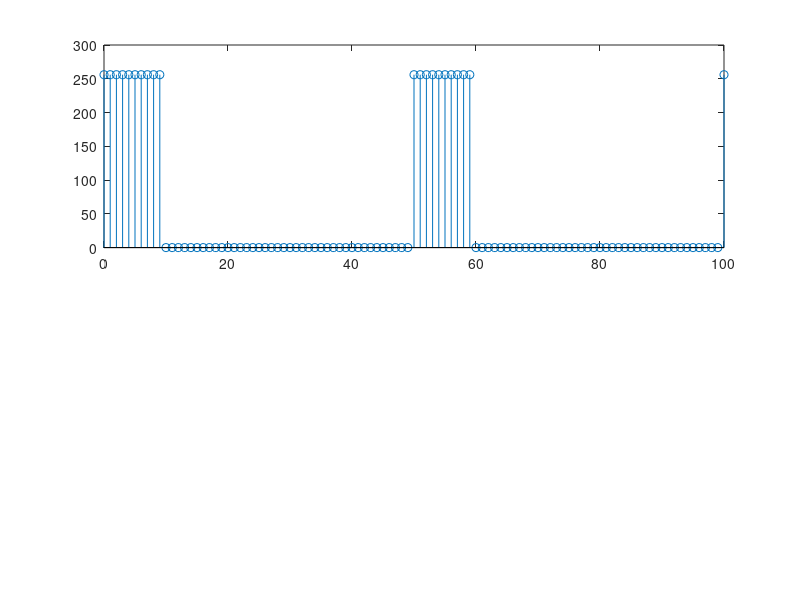

Source code (MATLAB): (Note: this script raises an error after producing the figure.)
% ./Ece4522/MatlabAssignment2/B1.m
% FIR System
%
% By: Leomar Duran <https://github.com/lduran2/>
% When: 2021-10-14t07:15
% For: ECE 4522
% Version: 1.4.1
%
% CHANGELOG:
%     v1.4.1 - 2021-10-14t07:15
%         even vertical axes for figure 2
%
%     v1.4.0 - 2021-10-14t03:45
%         applied system, tested and write output file
%
%     v1.3.0 - 2021-10-14t03:17
%         implemented echo system impulse response, read input audio
%
%     v1.2.0 - 2021-10-14t01:31
%         plotted the error between x[n] and y[n]
%
%     v1.1.0 - 2021-10-14t01:15
%         created and plotted restoration system
%
%     v1.0.1 - 2021-10-13t23:36
%         moved plots to subplots, stem plot, labeled and ranged
%
%     v1.0 - 2021-10-13t23:12
%         defining the impulse response h[n]
%
%     v0.0 - 2021-10-13t22:54
%         template from part A
clear;

showPlots = true;  % whether to show the plots (for convenience)

%% part B.1
M = 100;
nn = 0:M; %<--discrete-time indices
x = 256*(rem(nn,50)<10); %<--Input signal
h = [1, -0.9]; %<--Filter impulse response
w = conv(h, x); %<--Compute the output

if (showPlots)
    % Plot both the input and output signals on the same figure, using
    % `subplot` command.
    figure(1);
    title('B.1 FIR System');

    % the input signal plot
    subplot(2,1,1);
    stem(nn, x(nn+1));
    subtitle('Input signal, x[n]');
    xlim([0,75]);
    xlabel('time index [sample]');
    ylabel('magnitude <1>');

    % the output signal plot
    subplot(2,1,2);
    stem(nn, w(nn+1));
    subtitle('Output signal, w[n]');
    xlim([0,75]);
    xlabel('time index [sample]');
    ylabel('magnitude <1>');
end % if (showPlots)

%% part B.2 Restoration System
r = 0.9;
Mi = 22;
hi = r.^(0:Mi);

% Process the signal w[n] from Section B.1. with the system described
% by eq. (4) to obtain the output signal y[n].
y = conv(hi, w);

e = abs(y(nn+1) - x(nn+1)); % the error (difference) between y[n] and x[n]

y((23:32)+1) = y((23:32)+1);

if (showPlots)
    % Plot both the input and output signals on the same figure, using
    % `subplot` command.
    % Put the stem plots in side-by-side figures for comparison-use a
    % two-panel subplot.
    figure(2);
    title('B.2 Restoration System');

    % the input signal plot
    subplot(1,2,1);
    stem(nn, w(nn+1));
    subtitle('Input signal, w[n]');
    xlim([0,75]);
    ylim([-300,300]);
    xlabel('time index [sample]');
    ylabel('magnitude <1>');

    % the output signal plot
    subplot(1,2,2);
    stem(nn, y(nn+1));
    subtitle('Output signal, y[n]');
    xlim([0,75]);
    ylim([-300,300]);
    xlabel('time index [sample]');
    ylabel('magnitude <1>');

    % the error (difference) plot
    figure(3);
    title('B.2 Restoration System error (difference) plot, e[n]');
    stem(nn, e);
    xlim([0,50]);
    xlabel('time index [sample]');
    ylabel('magnitude <1>');
end % if (showPlots)

%% part B.3
% Evaluate the worst-case error by doing the following: use MATLAB's
% `max` function in the range n in [0, 50]
worstCaseErr = max(e((0:50)+1))

%% part B.4 An Echo System

% parameters
clear
r = 0.9;
P = 1600;
playSounds = 0;

% Implement the echo system in eq. (5) with the values of r and P
% determined in part (a).
h = zeros(1,P + 1);
h(1) = 1;
h(P + 1) = r;

% read and test the audio file
[Y,FS] = audioread('speech8k.wav');
if (playSounds == 1)
    soundsc(Y);
end

% apply and test the echo system
Z = conv(h,Y')';
if (playSounds == 2)
    soundsc(Z);
end

% Save your result as a .wav file.
audiowrite('speech8k-echo.wav',Z,FS);

disp("Done.");
